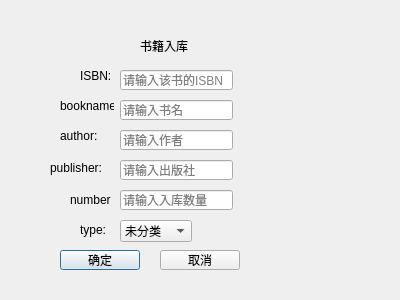
<?xml version="1.0" encoding="UTF-8"?>
<ui version="4.0">
 <class>addBookDialog</class>
 <widget class="QDialog" name="addBookDialog">
  <property name="geometry">
   <rect>
    <x>0</x>
    <y>0</y>
    <width>400</width>
    <height>300</height>
   </rect>
  </property>
  <property name="windowTitle">
   <string>Dialog</string>
  </property>
  <property name="styleSheet">
   <string notr="true">background-image: url(:/rent.jpg);</string>
  </property>
  <widget class="QLabel" name="label">
   <property name="geometry">
    <rect>
     <x>140</x>
     <y>40</y>
     <width>54</width>
     <height>12</height>
    </rect>
   </property>
   <property name="text">
    <string>书籍入库</string>
   </property>
  </widget>
  <widget class="QLabel" name="label_2">
   <property name="geometry">
    <rect>
     <x>80</x>
     <y>70</y>
     <width>54</width>
     <height>12</height>
    </rect>
   </property>
   <property name="text">
    <string>ISBN:</string>
   </property>
  </widget>
  <widget class="QLineEdit" name="lineEdit_IBSN">
   <property name="geometry">
    <rect>
     <x>120</x>
     <y>70</y>
     <width>113</width>
     <height>20</height>
    </rect>
   </property>
   <property name="toolTipDuration">
    <number>1</number>
   </property>
   <property name="placeholderText">
    <string>请输入该书的ISBN</string>
   </property>
  </widget>
  <widget class="QLabel" name="label_3">
   <property name="geometry">
    <rect>
     <x>60</x>
     <y>100</y>
     <width>54</width>
     <height>12</height>
    </rect>
   </property>
   <property name="text">
    <string>bookname:</string>
   </property>
  </widget>
  <widget class="QLineEdit" name="lineEdit_bookname">
   <property name="geometry">
    <rect>
     <x>120</x>
     <y>100</y>
     <width>113</width>
     <height>20</height>
    </rect>
   </property>
   <property name="placeholderText">
    <string>请输入书名</string>
   </property>
  </widget>
  <widget class="QLabel" name="label_4">
   <property name="geometry">
    <rect>
     <x>60</x>
     <y>130</y>
     <width>54</width>
     <height>12</height>
    </rect>
   </property>
   <property name="text">
    <string>author:</string>
   </property>
  </widget>
  <widget class="QLineEdit" name="lineEdit_author">
   <property name="geometry">
    <rect>
     <x>120</x>
     <y>130</y>
     <width>113</width>
     <height>20</height>
    </rect>
   </property>
   <property name="placeholderText">
    <string>请输入作者</string>
   </property>
  </widget>
  <widget class="QLabel" name="label_5">
   <property name="geometry">
    <rect>
     <x>50</x>
     <y>160</y>
     <width>61</width>
     <height>16</height>
    </rect>
   </property>
   <property name="text">
    <string>publisher:</string>
   </property>
  </widget>
  <widget class="QLineEdit" name="lineEdit_publisher">
   <property name="geometry">
    <rect>
     <x>120</x>
     <y>160</y>
     <width>113</width>
     <height>20</height>
    </rect>
   </property>
   <property name="placeholderText">
    <string>请输入出版社</string>
   </property>
  </widget>
  <widget class="QLabel" name="label_6">
   <property name="geometry">
    <rect>
     <x>70</x>
     <y>190</y>
     <width>41</width>
     <height>20</height>
    </rect>
   </property>
   <property name="text">
    <string>number:</string>
   </property>
  </widget>
  <widget class="QLineEdit" name="lineEdit_stock">
   <property name="geometry">
    <rect>
     <x>120</x>
     <y>190</y>
     <width>113</width>
     <height>20</height>
    </rect>
   </property>
   <property name="placeholderText">
    <string>请输入入库数量</string>
   </property>
  </widget>
  <widget class="QPushButton" name="pushButton_ok">
   <property name="geometry">
    <rect>
     <x>60</x>
     <y>250</y>
     <width>80</width>
     <height>20</height>
    </rect>
   </property>
   <property name="text">
    <string>确定</string>
   </property>
  </widget>
  <widget class="QPushButton" name="pushButton_cancel">
   <property name="geometry">
    <rect>
     <x>160</x>
     <y>250</y>
     <width>80</width>
     <height>20</height>
    </rect>
   </property>
   <property name="text">
    <string>取消</string>
   </property>
  </widget>
  <widget class="QLabel" name="label_7">
   <property name="geometry">
    <rect>
     <x>80</x>
     <y>220</y>
     <width>31</width>
     <height>20</height>
    </rect>
   </property>
   <property name="text">
    <string>type:</string>
   </property>
  </widget>
  <widget class="QComboBox" name="comboBox_category">
   <property name="geometry">
    <rect>
     <x>120</x>
     <y>220</y>
     <width>72</width>
     <height>22</height>
    </rect>
   </property>
   <item>
    <property name="text">
     <string>未分类</string>
    </property>
   </item>
   <item>
    <property name="text">
     <string>文学小说</string>
    </property>
   </item>
   <item>
    <property name="text">
     <string>计算机技术</string>
    </property>
   </item>
   <item>
    <property name="text">
     <string>历史人文</string>
    </property>
   </item>
   <item>
    <property name="text">
     <string>教育学习</string>
    </property>
   </item>
   <item>
    <property name="text">
     <string>科学技术</string>
    </property>
   </item>
  </widget>
 </widget>
 <resources/>
 <connections/>
</ui>
